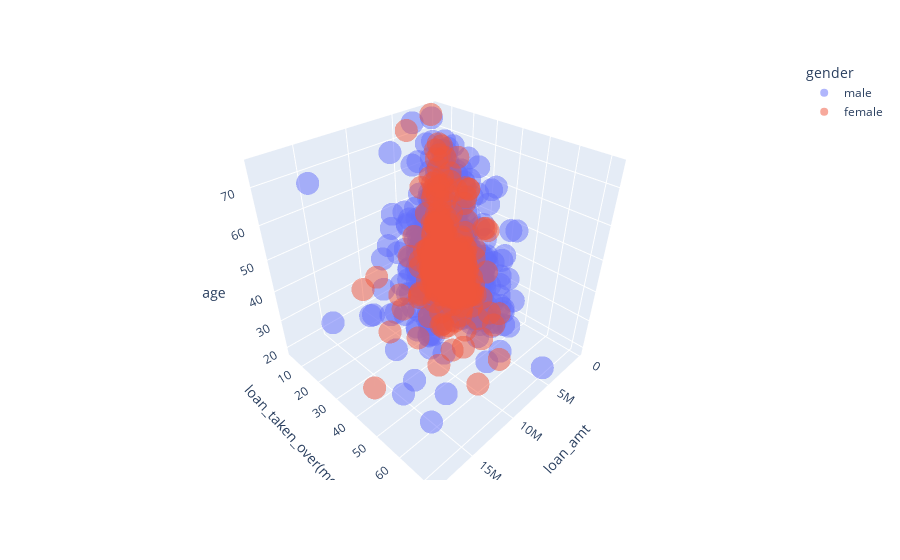

Write notebook code for a chart like this one.
### Markdown cell above
In terms of housing category, there is no big difference despite people having “free” housing tend to take slightly bigger credit amounts.

### Code cell
fig = px.scatter_3d(data, 
                    x='loan_amt', 
                    y='loan_taken_over(months)', 
                    z='age', color="gender", 
                    size_max=18, 
                    opacity=0.5
                   )
fig.show()

### Figure 1 — Plotly figure (JSON) as saved in the notebook; plotly's stock layout.template omitted (floating-point values rounded to 4 significant figures; data arrays with more than 128 entries replaced by an {"elided": "..."} marker saying what was removed)
{"data": [{"hovertemplate": "gender=male<br>loan_amt=%{x}<br>loan_taken_over(months)=%{y}<br>age=%{z}<extra></extra>", "legendgroup": "male", "marker": {"color": "#636efa", "opacity": 0.5, "symbol": "circle"}, "mode": "markers", "name": "male", "scene": "scene", "showlegend": true, "type": "scatter3d", "x": {"elided": "690 int values"}, "y": {"elided": "690 int values"}, "z": {"elided": "690 int values"}}, {"hovertemplate": "gender=female<br>loan_amt=%{x}<br>loan_taken_over(months)=%{y}<br>age=%{z}<extra></extra>", "legendgroup": "female", "marker": {"color": "#EF553B", "opacity": 0.5, "symbol": "circle"}, "mode": "markers", "name": "female", "scene": "scene", "showlegend": true, "type": "scatter3d", "x": {"elided": "310 int values"}, "y": {"elided": "310 int values"}, "z": {"elided": "310 int values"}}], "layout": {"legend": {"title": {"text": "gender"}, "tracegroupgap": 0}, "margin": {"t": 60}, "scene": {"domain": {"x": [0, 1], "y": [0, 1]}, "xaxis": {"title": {"text": "loan_amt"}}, "yaxis": {"title": {"text": "loan_taken_over(months)"}}, "zaxis": {"title": {"text": "age"}}}}}
